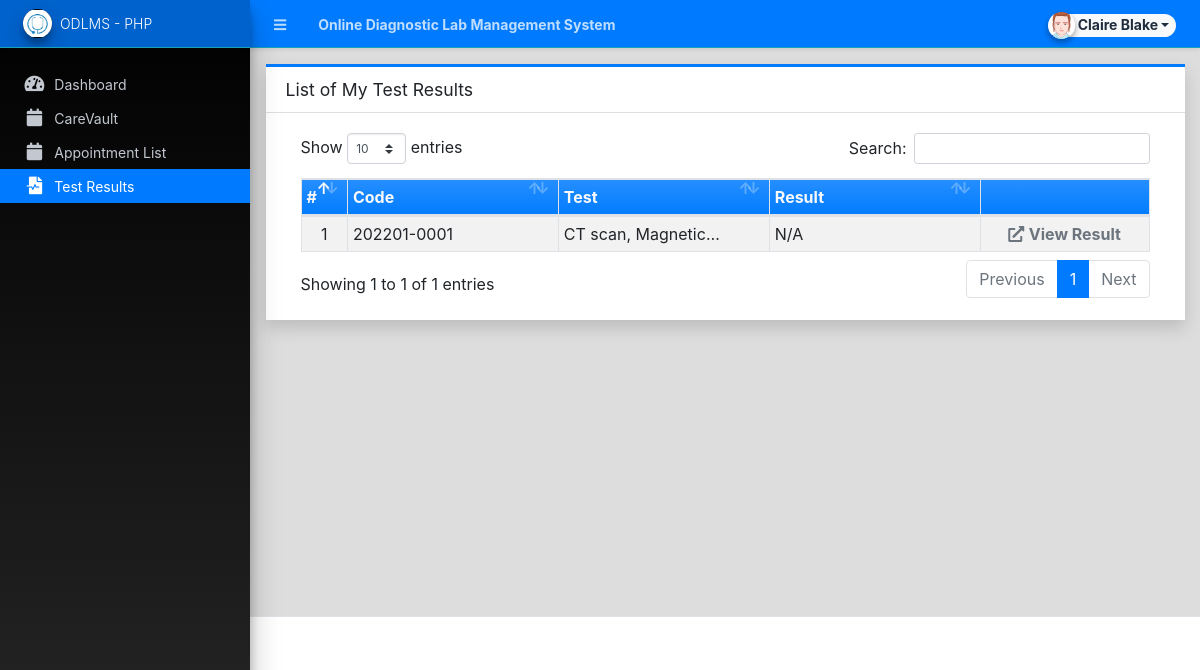
/?page=reports (signed in), run on the app's committed database.
### tables this page shows
CREATE TABLE `appointment_list` (
  `id` int(30) NOT NULL,
  `code` varchar(100) NOT NULL,
  `schedule` datetime NOT NULL,
  `client_id` int(30) NOT NULL,
  `prescription_path` text NOT NULL,
  `status` tinyint(1) NOT NULL DEFAULT 0,
  `date_created` datetime NOT NULL DEFAULT current_timestamp(),
  `date_updated` datetime DEFAULT NULL ON UPDATE current_timestamp()
);

### classes/DBConnection.php (called while the page is built, shortened)
<?php
class DBConnection{
    private $host = DB_SERVER;
    private $username = DB_USERNAME;
    private $password = DB_PASSWORD;
    private $database = DB_NAME;
    public $conn;
    public function __construct(){
        if (!isset($this->conn)) {
            $this->conn = new mysqli($this->host, $this->username, $this->password, $this->database);
        }
    }
}
?>

### classes/SystemSettings.php (called while the page is built, shortened)
<?php
class SystemSettings extends DBConnection{
	function userdata($field = ''){
		if(!empty($field)){
			if(isset($_SESSION['userdata'][$field]))
				return $_SESSION['userdata'][$field];
			else
				return null;
		}else{
			return false;
		}
	}
}
$_settings = new SystemSettings();
?>

### reports/index.php (the view, shortened to what this page needs)
<div class="card card-outline card-primary rounded-0 shadow">
	<div class="card-header">
		<h3 class="card-title">List of My Test Results</h3>
	</div>
	<div class="card-body">
		<div class="container-fluid">
        <div class="container-fluid">
			<table class="table table-bordered table-hover table-striped">
				<colgroup>
					<col width="5%">
					<col width="25%">
					<col width="25%">
					<col width="25%">
					<col width="20%">
				</colgroup>
				<thead>
					<tr class="bg-gradient-primary text-light">
						<th>#</th>
						<th>Code</th>
						<th>Test</th>
						<th>Result</th>
						<th></th>
					</tr>
				</thead>
				<tbody>
					<?php
						$i = 1;
						$qry = $conn->query("SELECT * from `appointment_list` where client_id ='{$_settings->userdata('id')}' and status = 6 order by unix_timestamp(date_created) desc ");
						while($row = $qry->fetch_assoc()):
                            $tests = $conn->query("SELECT * FROM `test_list` where id in (SELECT test_id FROM `appointment_test_list` where appointment_id = '{$row['id']}')");
                            $test = "N/A";
                            if($tests->num_rows > 0){
                                $res = $tests->fetch_all(MYSQLI_ASSOC);
                                $test_arr = array_column($res,'name');
                                $test = implode(", ",$test_arr);
                            }
					?>
						<tr>
							<td class="text-center"><?php echo $i++; ?></td>
							<td class=""><?= $row['code'] ?></td>
							<td class=""><p class="m-0 truncate-1"><?= $test ?></p></td>
                            <td class="">
							<?php if(isset($row['code']) && is_file(base_app."uploads/reports/".$row['code'].".pdf")): ?>
                                <a href='<?= base_url."uploads/reports/".$row['code'].".pdf" ?>' target='_blank' download='<?= $row['code'].".pdf" ?>'><?= $row['code'].".pdf" ?></a>
                            <?php else: ?>
                                N/A
                            <?php endif; ?>
							</td>
							<td align="center">
                                <a href='<?= base_url."uploads/reports/".$row['code'].".pdf" ?>' target='_blank' class="text-muted"><i class="fa fa-external-link-alt text-muted"></i> <b>View Result</b></a>
							</td>
						</tr>
					<?php endwhile; ?>
				</tbody>
			</table>
		</div>
		</div>
	</div>
</div>

### data on the page
appointment_list: code "202201-0001", test "CT scan,…", shows "N/A"

### other printed values
$_settings->info('name') "Online Diagnostic Lab Management System"
$_settings->userdata('firstname').' '.$_settings->userdata('lastname') "Claire Blake"
$_settings->info('short_name') "ODLMS - PHP"
